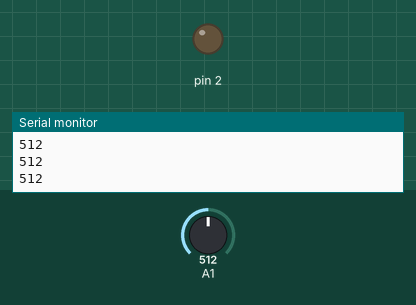
Recording of a sketch running on a simulated Arduino Uno, built with avr-gcc and run on an emulated ATmega328P. Shown: output pins drawn as LEDs (lit = HIGH), the last lines printed to the serial monitor. The inputs (shaded band) are chosen by the test bench; at power-on: A1 = 512.

Above: at 1.2 s.
1.3 s: A1 set to 986
2.8 s: A1 set to 1014
At 3.4 s:
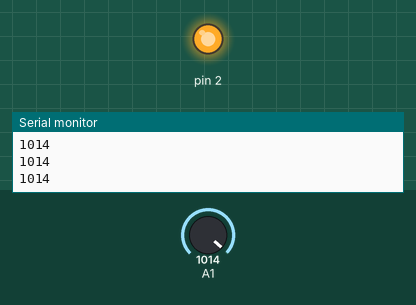
4.3 s: A1 set to 989
At 5.5 s:
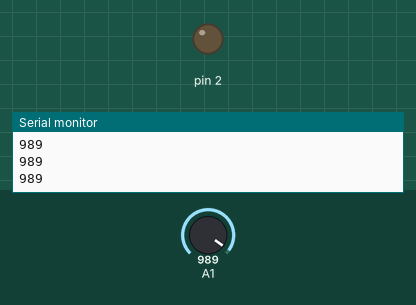
5.8 s: A1 set to 1009
At 6.9 s:
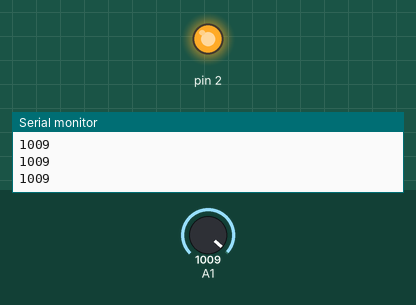
Timing chart, 0 to 8.3 s (numbered marks = the images above; inputs shaded):
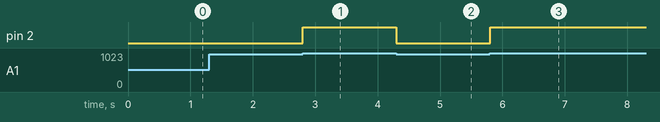

Measured:
- the behaviour switches between 999 and 1000 on A1 (found by bisection; images 0 and 1)
- after the input at 2.8 s, pin 2: LOW → HIGH at once
- after the input at 4.3 s, pin 2: HIGH → LOW at once
- after the input at 5.8 s, pin 2: LOW → HIGH at once

The sketch:

fotoresistor.ino
```cpp
void setup() {
  pinMode(A1, INPUT);
  pinMode(2, OUTPUT);
  Serial.begin(9600);
}

void loop() {
  Serial.println(analogRead(A1));
  if (analogRead(A1) > 999){
    digitalWrite(2, HIGH);
  }
  else{
    digitalWrite(2, LOW);
  }
}
```
